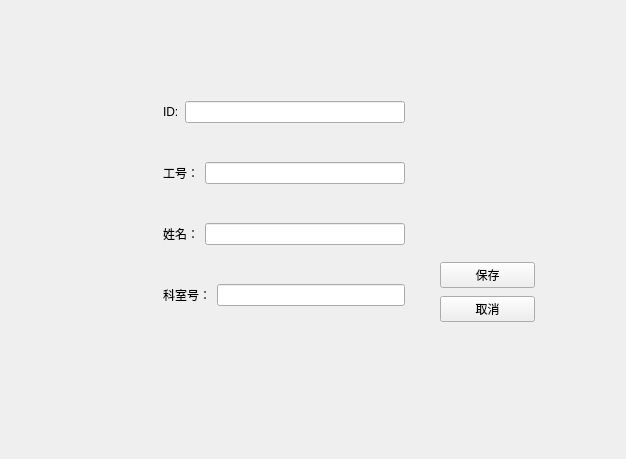
<?xml version="1.0" encoding="UTF-8"?>
<ui version="4.0">
 <class>DoctorEditView</class>
 <widget class="QWidget" name="DoctorEditView">
  <property name="geometry">
   <rect>
    <x>0</x>
    <y>0</y>
    <width>626</width>
    <height>459</height>
   </rect>
  </property>
  <property name="windowTitle">
   <string>Form</string>
  </property>
  <widget class="QWidget" name="">
   <property name="geometry">
    <rect>
     <x>440</x>
     <y>260</y>
     <width>95</width>
     <height>65</height>
    </rect>
   </property>
   <layout class="QVBoxLayout" name="verticalLayout">
    <item>
     <widget class="QPushButton" name="pushButton">
      <property name="text">
       <string>保存</string>
      </property>
     </widget>
    </item>
    <item>
     <widget class="QPushButton" name="pushButton_2">
      <property name="text">
       <string>取消</string>
      </property>
     </widget>
    </item>
   </layout>
  </widget>
  <widget class="QWidget" name="">
   <property name="geometry">
    <rect>
     <x>163</x>
     <y>68</y>
     <width>242</width>
     <height>271</height>
    </rect>
   </property>
   <layout class="QVBoxLayout" name="verticalLayout_2">
    <item>
     <layout class="QHBoxLayout" name="horizontalLayout">
      <item>
       <widget class="QLabel" name="label">
        <property name="text">
         <string>ID:</string>
        </property>
       </widget>
      </item>
      <item>
       <widget class="QLineEdit" name="dbID"/>
      </item>
     </layout>
    </item>
    <item>
     <layout class="QHBoxLayout" name="horizontalLayout_2">
      <item>
       <widget class="QLabel" name="label_2">
        <property name="text">
         <string>工号：</string>
        </property>
       </widget>
      </item>
      <item>
       <widget class="QLineEdit" name="dbEmployeeID"/>
      </item>
     </layout>
    </item>
    <item>
     <layout class="QHBoxLayout" name="horizontalLayout_3">
      <item>
       <widget class="QLabel" name="label_3">
        <property name="text">
         <string>姓名：</string>
        </property>
       </widget>
      </item>
      <item>
       <widget class="QLineEdit" name="dbname"/>
      </item>
     </layout>
    </item>
    <item>
     <layout class="QHBoxLayout" name="horizontalLayout_4">
      <item>
       <widget class="QLabel" name="label_4">
        <property name="text">
         <string>科室号：</string>
        </property>
       </widget>
      </item>
      <item>
       <widget class="QLineEdit" name="dbdepartmentID"/>
      </item>
     </layout>
    </item>
   </layout>
  </widget>
 </widget>
 <tabstops>
  <tabstop>dbname</tabstop>
  <tabstop>dbEmployeeID</tabstop>
  <tabstop>dbID</tabstop>
  <tabstop>dbdepartmentID</tabstop>
  <tabstop>pushButton_2</tabstop>
 </tabstops>
 <resources/>
 <connections/>
</ui>
